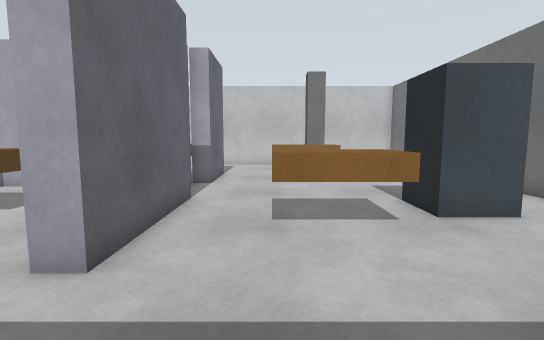
View 1 (above)

20 first-person views from a walk through a world built for the Gazebo simulator. The camera is 0.94 m above the floor, tilts 6° down and sees 85° across. The floor is counted in squares, 0.5 m on a side. Each view is taken from the middle of a square. On the plan, view 1 faces up. The plan holds only what a view shows up to about 16 squares ahead; the rest is blank.

View 2
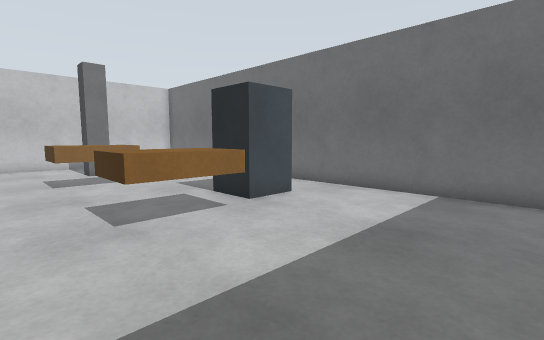

View 3
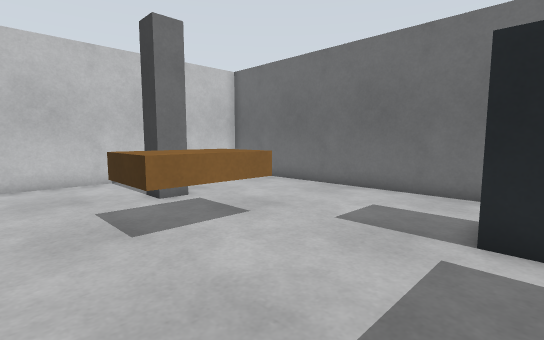

View 4
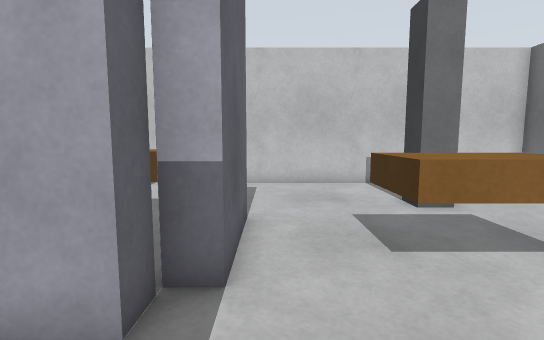

View 5
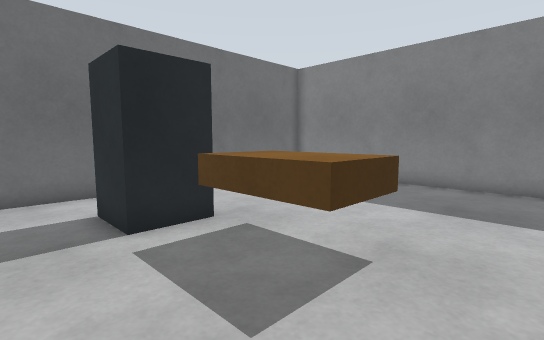

View 6
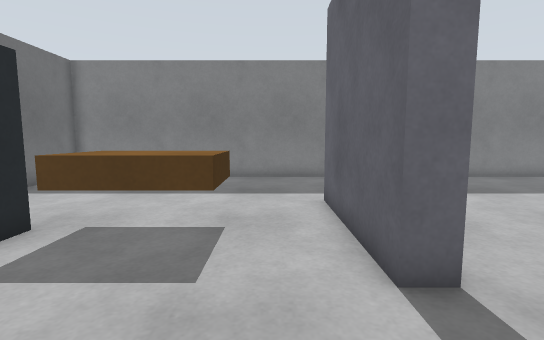

View 7
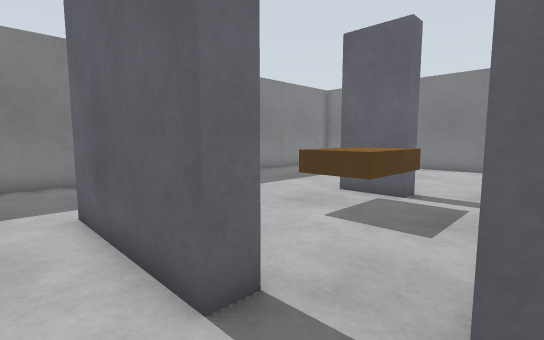

View 8
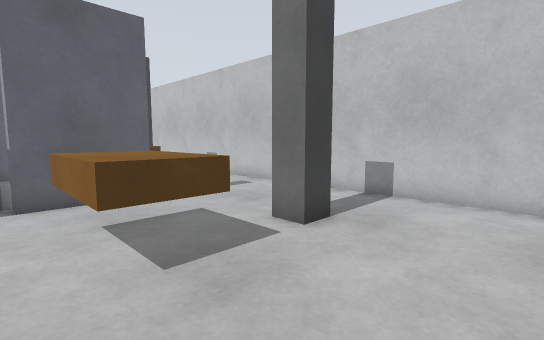

View 9
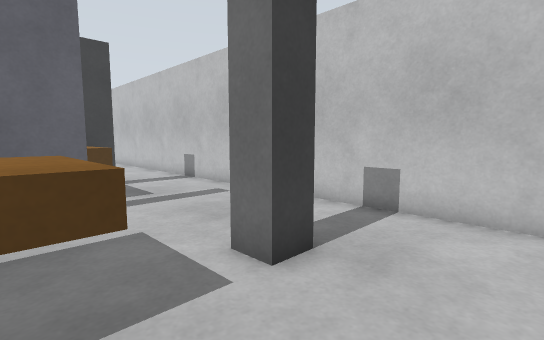

View 10
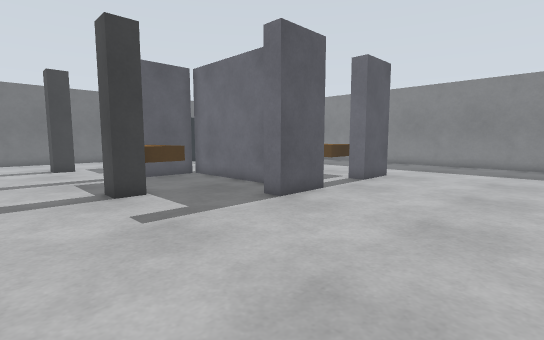

View 11
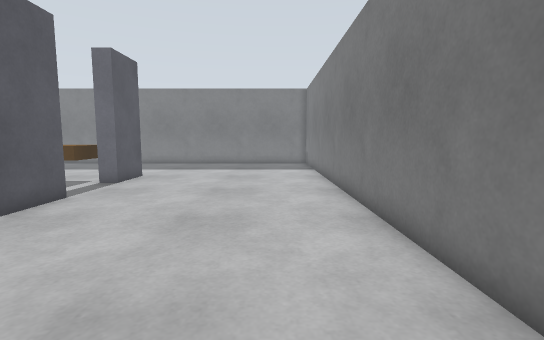

View 12
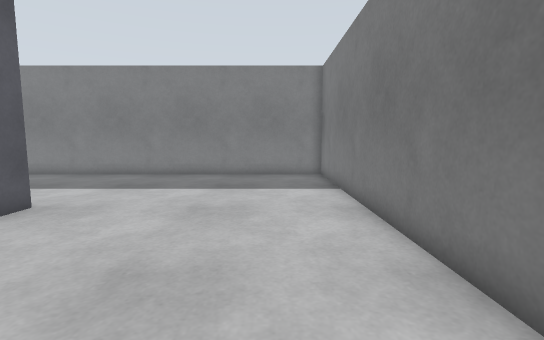

View 13
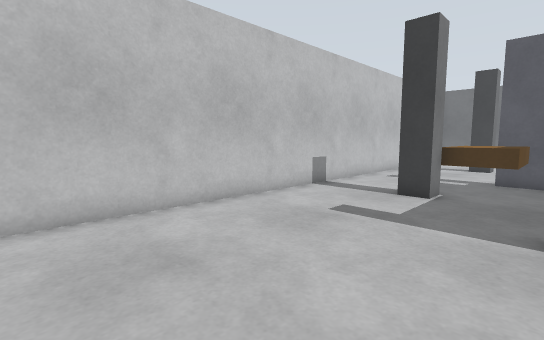

View 14
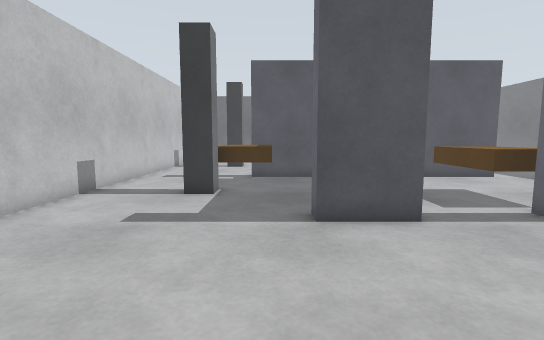

View 15
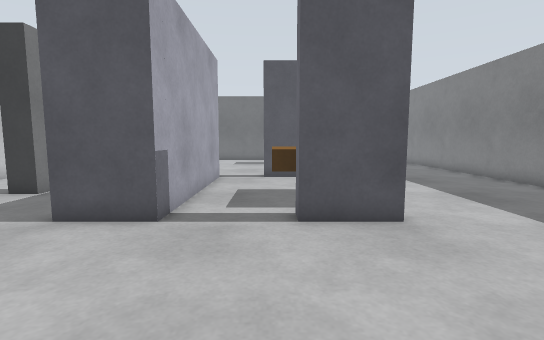

View 16
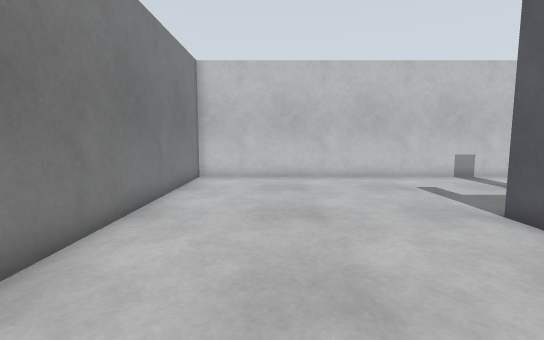

View 17
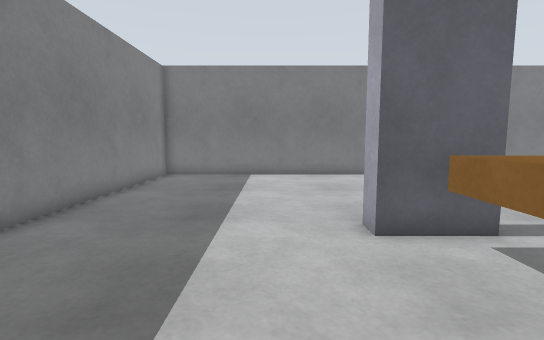

View 18
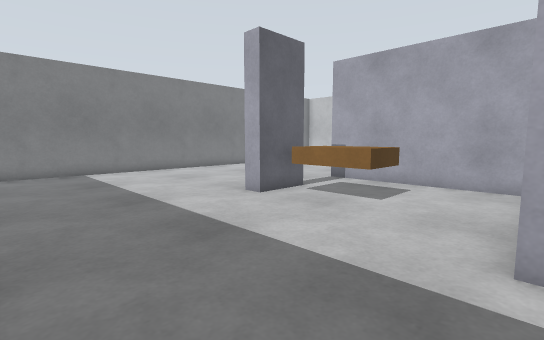

View 19
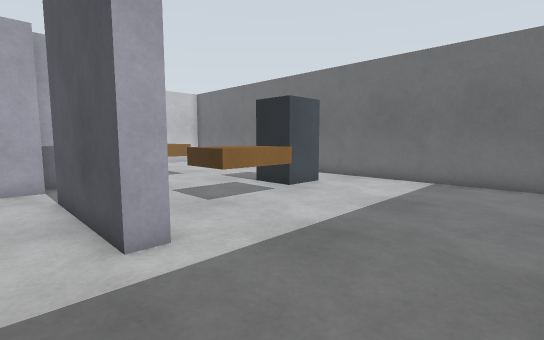

View 20
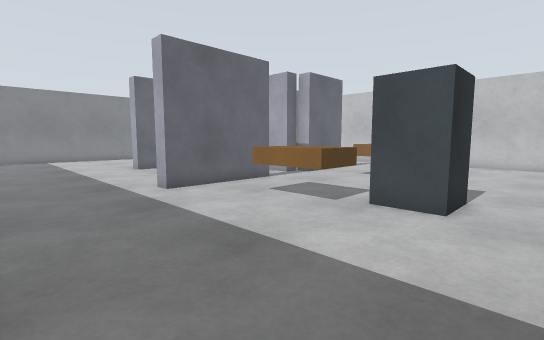

### Floor plan
Ten units are one square. View 1 is at (0, 0); x grows to the right and y downward. Boxes are objects, and circles mark ways between rooms. Rooms are numbered by the first view taken in them; rooms with no view inside come last. Other rooms are left out.
<svg viewBox="-211 -221 302 242">
<path fill="none" stroke="#000" d="M-34 -94 -26 -94 -26 -40 -34 -40M-34 -124 -34 -116M-26 -161 -26 -126 -34 -126M-34 16 86 16 86 -216 -34 -216M-90 -124 -34 -124 -34 -160M-34 -116 -106 -116M-34 -40 -34 -94M-34 -216 -206 -216 -206 16 -34 16"/>
<rect x="-5" y="-85" width="40" height="30" fill="#bbb"><title>brown box</title></rect>
<rect x="-5" y="-155" width="40" height="30" fill="#bbb"><title>brown box</title></rect>
<rect x="15" y="-185" width="20" height="20" fill="#bbb"><title>grey post</title></rect>
<rect x="35" y="-95" width="30" height="30" fill="#bbb"><title>dark grey box</title></rect>
<rect x="-115" y="-85" width="10" height="30" fill="#bbb"><title>grey box</title></rect>
<rect x="-115" y="-145" width="10" height="30" fill="#bbb"><title>grey box</title></rect>
<rect x="-105" y="-95" width="40" height="30" fill="#bbb"><title>brown box</title></rect>
<rect x="-85" y="-185" width="20" height="20" fill="#bbb"><title>grey post</title></rect>
<rect x="-75" y="-175" width="40" height="30" fill="#bbb"><title>brown box</title></rect>
<circle cx="-30" cy="-10" r="3" fill="#2a7"/>
<circle cx="-30" cy="-105" r="3" fill="#2a7"/>
<circle cx="-30" cy="-190" r="3" fill="#2a7"/>
<text x="30" y="-100">1</text>
<text x="-120" y="-100">2</text>
</svg>
Room 1 opens to room 2.

Where each view was taken, in squares from view 1:
view 1: 0 up, 0 right, facing up
view 2: 0 up, 2 left, facing up-right
view 3: 8 up, 2 left, facing up-right
view 4: 9 up, 2 left, facing up
view 5: 11 up, 2 left, facing down-right
view 6: 13 up, 1 left, facing down
view 7: 12 up, 1 left, facing down-left
view 8: 12 up, 7 right, facing up-left
view 9: 14 up, 6 right, facing up-left
view 10: 21 up, 18 left, facing down-right
view 11: 21 up, 18 left, facing down
view 12: 14 up, 18 left, facing down
view 13: 14 up, 18 left, facing up-right
view 14: 15 up, 18 left, facing right
view 15: 9 up, 18 left, facing right
view 16: 7 up, 17 left, facing up
view 17: 4 up, 5 left, facing left
view 18: 1 down, 3 left, facing up-left
view 19: 1 down, 5 left, facing up-right
view 20: 1 down, 8 right, facing up-left
